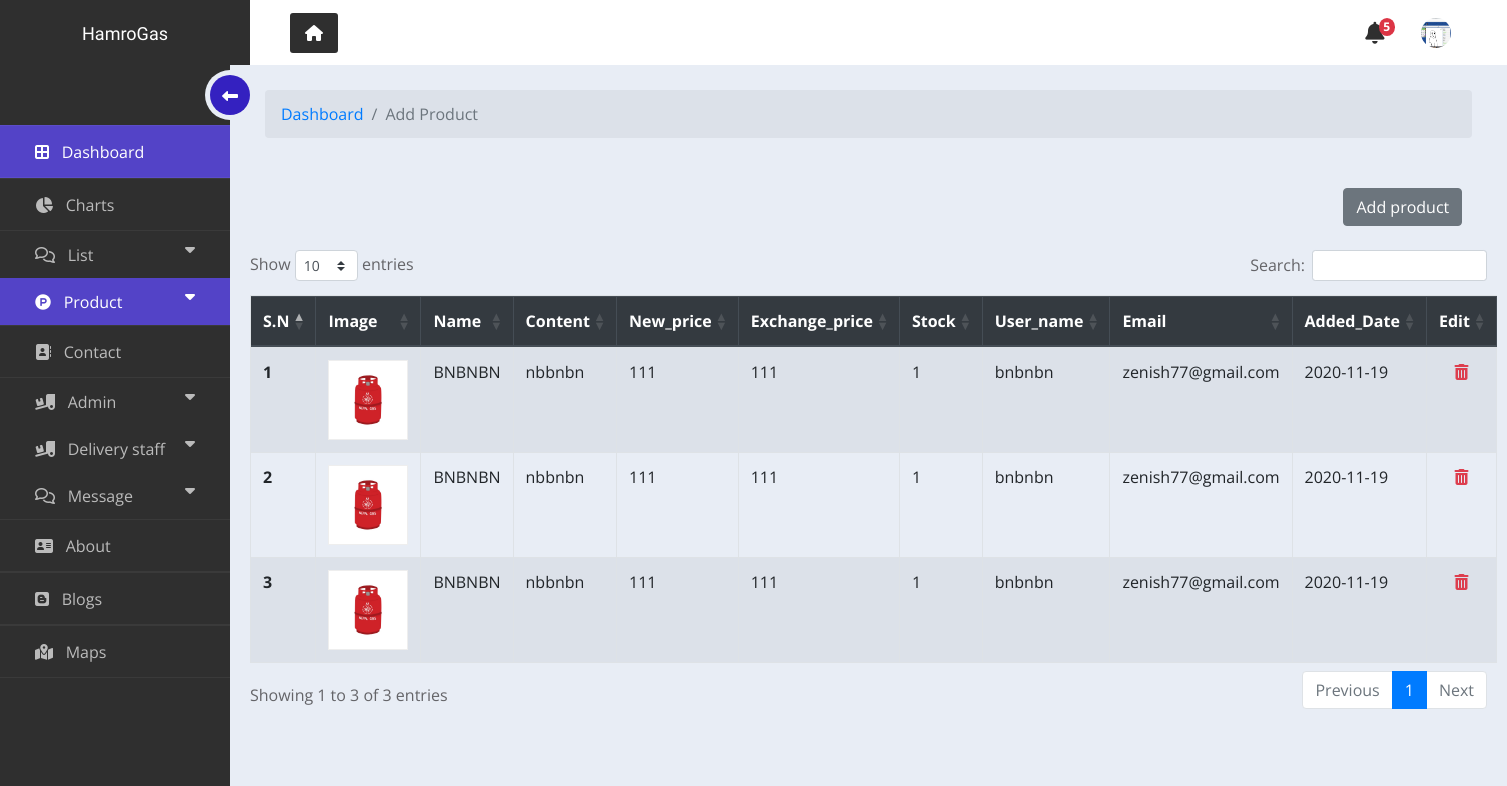
/HamroGas/php/admin/display_product.php (signed in), run on the app's committed database.
### tables this page shows
CREATE TABLE `product` (
  `id` int(11) NOT NULL,
  `Name` varchar(40) NOT NULL,
  `user_name` varchar(30) NOT NULL,
  `email` varchar(50) NOT NULL,
  `Content` varchar(1000) NOT NULL,
  `image` varchar(10000) NOT NULL,
  `new_Price` smallint(6) NOT NULL,
  `exc_price` int(11) NOT NULL,
  `ADD_Date` date NOT NULL DEFAULT current_timestamp(),
  `stock` int(11) NOT NULL
);

### HamroGas/php/admin/display_product.php (the view, shortened to what this page needs)
<?php include("include/header.php"); ?>
  <div class="main_body">
   <div class="sidebar_menu">
          <div class="inner__sidebar_menu">
            <ul>
              <li >
                <a href="index.php" style="background: #5343c7; color: #fff;">
                  <span class="icon">
                    <i class="fas fa-border-all"></i></span>
                  <span class="list">Dashboard</span>
                </a>
              </li>
              <li>
                <a href="charts.php">
                  <span class="icon"><i class="fas fa-chart-pie"></i></span>
                  <span class="list">Charts</span>
                </a>
              </li>
                             <li>
                 <button class="dropdown-btn" >
                    <span class="icon"><i class="far fa-comments"></i></span>
                    <span class="list">List</span>
                    <span class="down"><i class="fa fa-caret-down"></i></span>
                  </button>
                     <li>
                 <button class="dropdown-btn" style="background: #5343c7; color: #fff;">
                    <span class="icon"><i class="fab fa-product-hunt"></i></span>
                    <span class="list">Product</span>
                    <span class="down"><i class="fa fa-caret-down"></i></span>
                  </button>
              </li>
              <li>
                <a href="#">
                  <span class="icon"><i class="fas fa-address-book"></i></span>
                  <span class="list">Contact</span>
                </a>
              </li>
               <li>
                 <button class="dropdown-btn" >
                    <span class="icon"><i class="fas fa-truck-loading"></i></span>
                    <span class="list">Admin</span>
                    <span class="down"><i class="fa fa-caret-down"></i></span>
                  </button>
              </li>
              <li>
                 <button class="dropdown-btn" >
                    <span class="icon"><i class="fas fa-truck-loading"></i></span>
                    <span class="list">Delivery staff</span>
                    <span class="down"><i class="fa fa-caret-down"></i></span>
                  </button>
              </li>
                   <li>
                 <button class="dropdown-btn" >
                    <span class="icon"><i class="far fa-comments"></i></span>
                    <span class="list">Message</span>
                    <span class="down"><i class="fa fa-caret-down"></i></span>
                  </button>
              </li>
              <li>
                <a href="about.php">
                  <span class="icon"><i class="fas fa-address-card"></i></span>
                  <span class="list">About</span>
                </a>
              </li>
              <li>
                <a href="#">
                  <span class="icon"><i class="fab fa-blogger"></i></span>
                  <span class="list">Blogs</span>
                </a>
              </li>
              <li>
                <a href="map.php">
                  <span class="icon"><i class="fas fa-map-marked-alt"></i></span>
                  <span class="list">Maps</span>
                </a>
              </li>
            </ul>
            <div class="hamburger">
              <div class="inner_hamburger">
                  <span class="arrow">
                      <i class="fas fa-long-arrow-alt-left"></i>
                  </span>
              </div>
          </div>
          </div>
      </div>
         <div class="container">
<nav aria-label="breadcrumb" style="margin-bottom: 25px;">
  <ol class="breadcrumb" style="background-color: #dce1e9;">
    <li class="breadcrumb-item"><a href="index.php">Dashboard</a></li>
    <li class="breadcrumb-item active" aria-current="page">Add Product</li>
  </ol>
</nav>
  <div class="row">
    <div class="col-md-12 text-right " style="padding: 2%;">
    <a href="add_product.php" class="btn btn-secondary">Add product</a>
  </div>
  </div>
      <div class="row justify-content-center " >
      <table class="table table-bordered table-striped table-hover">
        <thead class="thead-dark">
          <tr>
            <th scope="col">S.N</th>
            <th scope="col">Image</th>
            <th scope="col">Name</th>
            <th scope="col">Content</th>
            <th scope="col">New_price</th>
            <th scope="col">Exchange_price</th>
            <th scope="col">Stock</th>
            <th scope="col">User_name</th>
            <th scope="col">Email</th>
            <th scope="col">Added_Date</th>
            <th scope="col">Edit</th>
          </tr>
        </thead>
        <tbody>
          <?php
      $sn=1;
     $sql = mysqli_query($conn,"SELECT * FROM product");
     while($main_result = mysqli_fetch_assoc($sql))
     {
     ?>
          <tr>
            <th scope="row"><?php echo $sn++; ?></th>
            <td style="text-align: center;"><img style="width: 80px; border: 1px solid #eee;" src="../../../images/products/<?= $main_result['image'];?>" alt="Thumb"></td>
            <td><?php echo $main_result['Name'];?></td>
            <td><?php echo $main_result['Content']; ?></td>
            <td><?php echo $main_result['new_Price']; ?></td>
            <td><?php echo $main_result['exc_price']; ?></td>
            <td><?php echo $main_result['stock']; ?></td>
            <td><?php echo $main_result['user_name']; ?></td>
            <td><?php echo $main_result['email']; ?></td>
            <td><?php echo $main_result['ADD_Date']; ?></td>
                <td align="center"><a onclick="confirm(<?php echo($main_result['id']);?>);" style="cursor: pointer; color:#dd3e4e;"><i class="fas fa-trash-alt"></i></a></td>
          </tr>
          <?php }
           ?>
        </tbody>
      </table>
    </div>
      </div>
  </div>
</div>
 <?= include("include/footer.php");?>

### HamroGas/php/admin/include/header.php (shortened to what this page needs)
<?php
include_once('connection.php');
if($conn){
  $uu=($_SESSION['username']);
  }
 ?>
<!DOCTYPE html>
<html lang="en">
<head>
    <link rel="stylesheet" href="https://stackpath.bootstrapcdn.com/bootstrap/4.4.1/css/bootstrap.min.css">
<link rel="stylesheet" href="css/style.css">
</head>
<body onload="fxn();">
<div class="wrappers">
  <div class="top_navbar" style="z-index: 1;">
    <div class="logo">
      <a href="#">HamroGas</a>
    </div>
    <div class="top_menu">
      <div class="home_link">
        <a href="../../../index.php">
          <span class="icon"><i class="fas fa-home"></i></span>
        </a>
      </div>
      <div class="right_info">
        <?php
        $sql = mysqli_query($conn,"SELECT * FROM message WHERE status = 0");
        $count = mysqli_num_rows($sql);
         ?>
         <div class="notify">
          <ul>
      <li class="dropdown">
        <a class="dropdown-toggle" href="#" id="navbarDropdown" role="button" data-toggle="dropdown" aria-haspopup="true" aria-expanded="false">
          <i class="fas fa-bell"></i> <span class="badge badge-danger" id="count"><?php echo $count; ?></span>
        </a>
      </li>
    </ul>
        </div>
      <div class="admin" >
      <ul>
      <li class="dropdown">
        <a class="nav-link dropdown-toggle" href="#" id="navbarDropdown" role="button" data-toggle="dropdown" aria-haspopup="true" aria-expanded="false">
          <?php
             $sql = "SELECT * FROM `admin` WHERE `username` ='$uu'";
             $result = mysqli_query($conn,$sql);
             $row = mysqli_fetch_assoc($result);
             ?>
          <img src="images/<?php echo($row['title']); ?>" style="height: 30px; width: 30px; border-radius: 50%;">
        </a>
      </li>
    </ul>
        </div>
      </div>
    </div>
  </div>

### HamroGas/php/admin/css/style.css (style rules this page uses)
* { margin: 0; padding: 0 ; list-style: none !important; font-family: 'Open Sans','Ubuntu', sans-serif; box-sizing: border-box !important; text-decoration: none; font-size: 16px; }
body { background: #e8edf5; width: 100%; height: 100%; color: #646468; }
.notify i.fas { animation: shakeCart 0.3s ease-in-out ; animation-delay: 0.5s; animation-iteration-count: 10; }
.wrappers .top_navbar { width: 100%; height: 65px; display: flex; position: fixed; background: #2f2f2f; top: 0; }
.wrappers .top_navbar .logo { width: 250px; height: 100%; background: #2f2f2f; border-bottom: 1px solid #2f2f2f; }
.wrappers .top_navbar .logo a { display: block; text-align: center; font-family: 'Montserrat Subrayada', sans-serif; font-size: 18px; color: #fff; padding: 20px 0; }
.wrappers .top_navbar .top_menu { width: calc(100% - 250px); height: 100%; background: #fff; padding: 0 40px ; display: flex; justify-content: space-between; align-items: center; }
.wrappers .top_navbar .top_menu .home_link a { display: block; background: #2f2f2f; color: #fff; padding: 8px 15px !important ; border-radius: 3px; }
.wrappers .top_navbar .right_info { display: flex; }
.main_body .sidebar_menu { position: fixed; top: 65px; left: 0; background: #2f2f2f; width: 230px; height: 100%; transition: all 0.3s linear; z-index: 1; }
.main_body .sidebar_menu .inner__sidebar_menu { position: relative; padding-top: 60px ; }
.main_body .sidebar_menu ul li a { color: #bbb; font-size: 18px; padding: 12px 35px ; display: block; white-space: nowrap; border-bottom: 1px solid rgba(255, 255, 255, 0.05); border-top: 1px solid rgba(255, 255, 255, 0.05); }
.main_body .sidebar_menu ul li a .icon { margin-right: 8px; }
.main_body .sidebar_menu ul li .dropdown-btn .icon { margin-right: 8px; }
.main_body .sidebar_menu ul li .dropdown-btn .down .fa-caret-down { padding: 0 !important; margin: 0; }
.main_body .sidebar_menu ul li a span { display: inline-block; }
.main_body .sidebar_menu .hamburger { position: absolute; top: 5px; right: -25px; width: 50px; height: 50px; background: #e8edf5; border-radius: 50%; cursor: pointer; }
.main_body .sidebar_menu .inner_hamburger, .main_body .sidebar_menu .hamburger .arrow { position: absolute; top: 50%; left: 50%; transform: translate(-50%,-50%); }
.main_body .sidebar_menu .inner_hamburger { width: 40px; border-radius: 50%; height: 40px; background: #3421C0; }
.main_body .sidebar_menu .hamburger .arrow { color: #fff; font-size: 20px; }
.main_body .container { max-width: calc(100% - 220px); margin-top: 65px; margin-left: 225px; padding: 25px 40px; transition: all 0.3s linear; }
.notify #count { border-radius: 50%; position: relative; top: -10px; left: -10px; }

### HamroGas/php/admin/include/header.php (style rules this page uses)
.wrappers a , span { text-decoration: none; list-style: none; }
.notify { margin-top:28px; }
.admin { margin-top:16px; }
.notify i , .admin i { font-size: 22px; color: #2f2f2f; }
.dropdown-toggle { color: #2f2f2f; }
.dropdown-toggle::after { display: none; }
.dropdown-btn { padding: 10px 35px ; text-decoration: none; list-style: none; font-size: 18px; color: #bbb; display: block; border: none; background: none; width: 100%; text-align: left; cursor: pointer; outline: none; }
.fa-caret-down { float: right; padding-right: 8px; margin-top: 6px; }

### data on the page
product: image (picture), Name "BNBNBN", Content "nbbnbn", new_Price "111", exc_price "111", stock "1", user_name "bnbnbn", email "zenish77@gmail.com", ADD_Date "2020-11-19"
product: image (picture), Name "BNBNBN", Content "nbbnbn", new_Price "111", exc_price "111", stock "1", user_name "bnbnbn", email "zenish77@gmail.com", ADD_Date "2020-11-19"
product: image (picture), Name "BNBNBN", Content "nbbnbn", new_Price "111", exc_price "111", stock "1", user_name "bnbnbn", email "zenish77@gmail.com", ADD_Date "2020-11-19"

### other printed values
$count "5"
